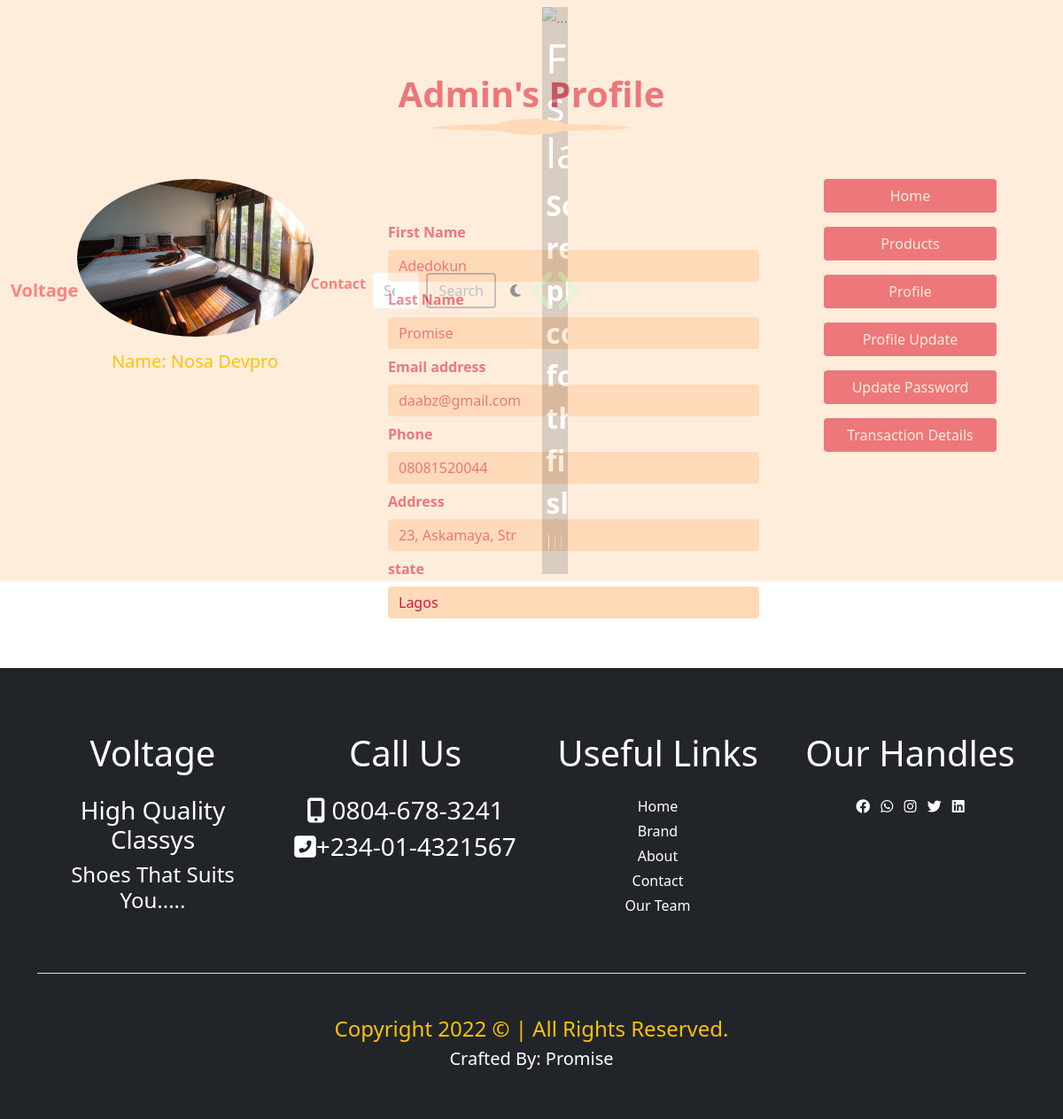
The app's page /profile (signed in) with its own data.
### home/models.py (models this page shows, shortened)
class Profile(models.Model):
    user = models.OneToOneField(User, on_delete=models.CASCADE)
    first_name = models.CharField(max_length=50)
    last_name = models.CharField(max_length=50)
    email = models.EmailField(max_length=50)
    phone = models.CharField(max_length=20)
    address = models.CharField(max_length=255)
    state = models.CharField(max_length=255)
    pix = models.ImageField(upload_to='profile', default='avatar.jpg')
    class Meta:
        db_table = 'profile'
        managed = True
        verbose_name = 'Profile'
        verbose_name_plural = 'Profile'

### home/views.py (the view)
# urls.py: path('profile', views.profile, name='profile'),
@login_required(login_url='signin')
def profile(request):
    profile = Profile.objects.get(user__username = request.user.username)
    context = {
        'profile':profile,
    }
    return render(request, 'profile.html', context)

### home/context_processor.py (called while the page is built)
def cartcount(request):
    reading = Shopcart.objects.filter(user__username =request.user.username, paid=False)
    cartread = 0
    for item in reading:
        cartread += item.quantity
    context = {
        'cartread':cartread
        }
    return context

### home/templates/profile.html (shortened to what this page needs)
{% extends "base.html" %}
{% block carousel %}    {% include "carousel.html" %}    {% endblock carousel %}
{% block content %}
         <div class="container mb-5">
            <h3 class="cap">{{profile.user.username}}'s Profile</h3>
        <div class="row justify-content-center justify-content-md-around justify-content-lg-center text-warning text-center gy-5">
            <div class="col-10 col-sm-10 col-md-4 col-lg-4 col-xl-4">
              <div class="card border-0 bg-transparent">
                <img src="{{profile.pix.url}}" class="card-img-top w-75 mx-auto rounded-circle">
                <div class="card-body">
                  <h5 class="card-title text-truncate">Name: Nosa Devpro</h5>
                </div>
              </div>
            </div>
            <div class="col-10 col-sm-10 col-md-5 col-lg-5 col-xl-5 pt-5">
              <div class="profile-form px-lg-3 text-start">
                <form>
                  <div class="mb-2">
                    <label for="exampleInputText1" class="form-label">First Name</label>
                    <input type="text" value="{{profile.first_name|title}}" class="form-control" id="exampleInputEmail1" aria-describedby="emailHelp">
                  </div>
                  <div class="mb-2">
                    <label for="exampleInputText1" class="form-label">Last Name</label>
                    <input type="text" value="{{profile.last_name|title}}" class="form-control" id="exampleInputEmail1" aria-describedby="emailHelp">
                  </div>
                  <div class="mb-2">
                    <label for="exampleInputEmail1" class="form-label">Email address</label>
                    <input type="email" value="{{profile.email}}" class="form-control" id="exampleInputEmail1" aria-describedby="emailHelp">
                  </div>
                  <div class="mb-2">
                    <label for="exampleInputText1" class="form-label">Phone</label>
                    <input type="text" value="{{profile.phone}}" class="form-control" id="exampleInputEmail1" aria-describedby="emailHelp">
                  </div>
                  <div class="mb-2">
                    <label for="exampleInputText1" class="form-label">Address</label>
                    <input type="text" value="{{profile.address|title}}" class="form-control" id="exampleInputPassword1">
                  </div>
                  <div class="mb-2">
                    <label for="exampleInputText1" class="form-label">state</label>
                    <input type="text" value="{{profile.state|title}}" class="form-control" id="exampleInputPassword1">
                  </div>
                </form>
              </div>
            </div>
            <div class="col-10 col-sm-10 col-md-3 col-lg-3 col-xl-3">
              <ul class="list-unstyled callback">
                <li class="mb-3"><a href="{% url 'index' %}" class="btn w-75">Home</a></li>
                <li class="mb-3"><a href="{% url 'products' %}" class="btn w-75">Products</a></li>
                <li class="mb-3"><a href="{% url 'profile' %}" class="btn w-75">profile</a></li>
                <li class="mb-3"><a href="{% url 'profile_update' %}" class="btn w-75">profile update</a></li>
                <li class="mb-3"><a href="{% url 'password' %}" class="btn w-75">update password</a></li>
                <li class="mb-3"><a href="#" class="btn w-75">transaction details</a></li>
              </ul>
            </div>
        </div>
      </div>
{% endblock content %}
{% block footer %}   {% include "footer.html" %}   {% endblock footer %}

### home/static/css/style.css (style rules this page uses)
* { margin: 0; padding: 0; box-sizing: border-box; }
:root { --bg-color: peachpuff; --txt-color: crimson; }
html { scroll-behavior: smooth; }
body { background-size: cover; background-repeat: no-repeat; }
.cap { text-align: center; text-transform: uppercase; font-size: 3rem; font-weight: bold; margin-top: 5rem; }
a { text-decoration: none; }
.cap { text-align: center; color: crimson; font-weight: 700; text-transform: capitalize; font-size: 2.5rem; margin-top: 4rem; margin-bottom: 4rem; }
.cap::before { content: ''; display: block; width: 5rem; height: 1.1rem; background: peachpuff; margin: auto; border-radius: 100%; transform: translateY(70px); }
.cap::after { content: ''; display: block; width: 14rem; height: .5rem; background: peachpuff; margin: auto; border-radius: 100%; transform: translateY(10px); }
.callback a { background: crimson; color: white; text-transform: capitalize; }
.profile-form input { background: peachpuff; color: crimson; border: none; outline: none; box-shadow: none; }
.profile-form label { color: crimson; font-weight: 600; }

### records on screen
Profile: user.username "Admin", pix (picture), first_name "Adedokun", last_name "Promise", email "daabz@gmail.com", phone "08081520044", address "23, Askamaya, Str", state "Lagos"
